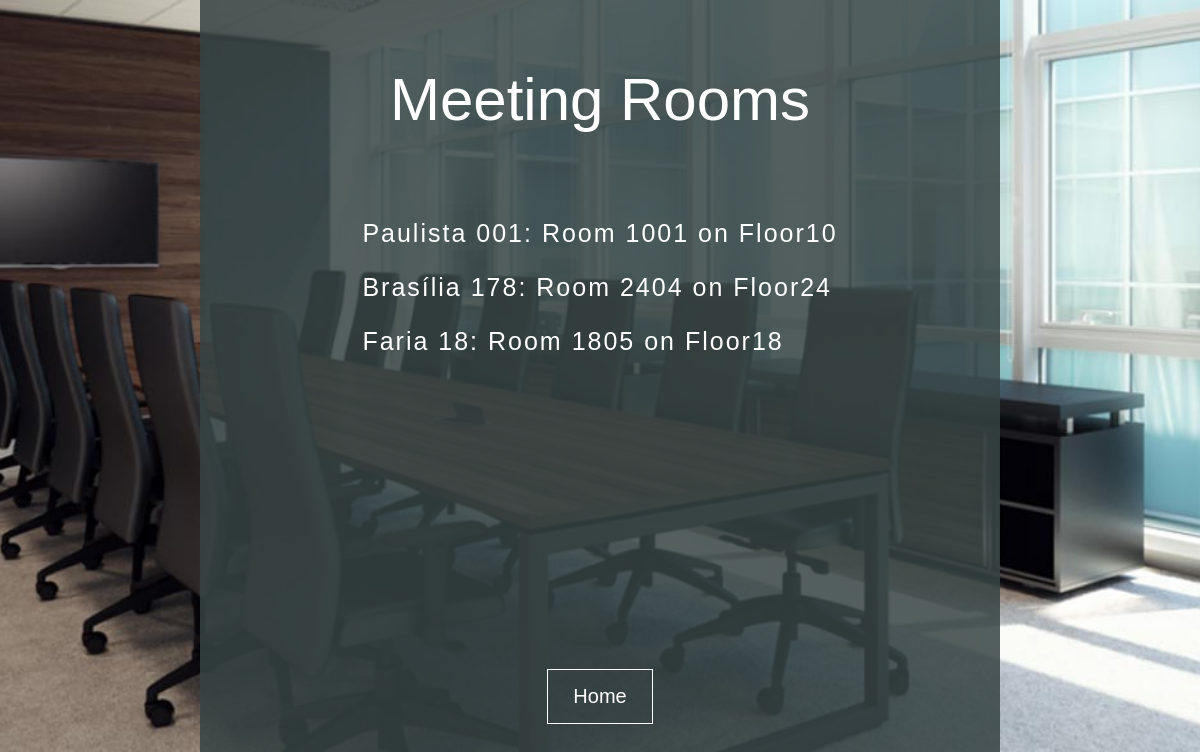
Screenshot of /meetings/rooms with the database file from the repository.
### meetings/models.py (models this page shows)
class Room(models.Model):
    name = models.CharField(max_length=95)
    floor = models.IntegerField()
    room_number = models.IntegerField()
    def __str__(self):
        return f" {self.name}: Room {self.room_number} on Floor{self.floor} "

### meetings/views.py (the view)
# urls.py: path('rooms', views.rooms_list, name='rooms_list'),
def rooms_list(request):
    return render(request, 'meetings/rooms_list.html', {"rooms": Room.objects.all()})

### meetings/templates/meetings/rooms_list.html (shortened to what this page needs)
<!DOCTYPE html>
<html lang="en">
  <head>
    <link rel="stylesheet" href="/static/meetings/rooms_list.css" />
  </head>
  <body>
    <div class="content">
      <h1>Meeting Rooms</h1>
      <div class="rooms">
        <ul>
          {% for room in rooms %}
          <li>{{ room }}</li>
          {% endfor %}
        </ul>
        <a href="{% url 'welcome' %}">Home</a>
      </div>
    </div>
  </body>
</html>

### meetings/static/meetings/rooms_list.css (style rules this page uses)
* { margin: 0; padding: 0; box-sizing: border-box; }
body { font-family: Arial, Helvetica, sans-serif; height: 100vh; background-image: url("rooms_list.jpg"); background-size: cover; background-repeat: no-repeat; background-position: center; color: white; display: flex; flex-direction: column; align-items: center; }
h1 { font-size: 60px; font-weight: 100; margin: 25px; text-align: center; }
.content { background-color: rgba(55, 67, 68, 0.85); padding: 40px; width: 800px; height: 100vh; }
.rooms { display: flex; flex-direction: column; align-items: center; }
ul { height: 450px; overflow: auto; padding: 15px; margin: 20px 0 40px 0; }
li { list-style: none; font-size: 25px; margin: 25px 0; word-wrap: 2px; letter-spacing: 2px; }
a { display: inline-block; text-decoration: none; color: white; font-size: 20px; padding: 15px 25px; border: 1px solid white; }

### rows the page displays
Room: name+room_number+floor "Paulista 001: Room 1001 on Floor10"
Room: name+room_number+floor "Brasília 178: Room 2404 on Floor24"
Room: name+room_number+floor "Faria 18: Room 1805 on Floor18"
